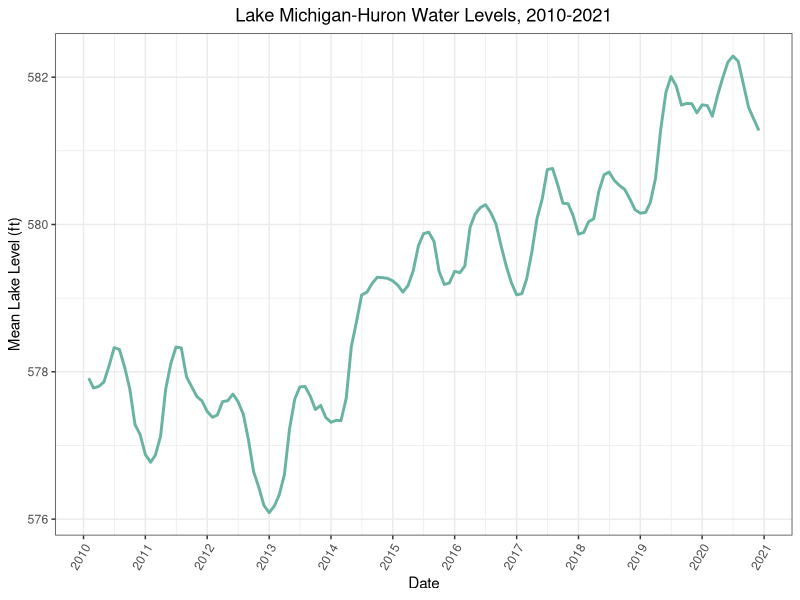
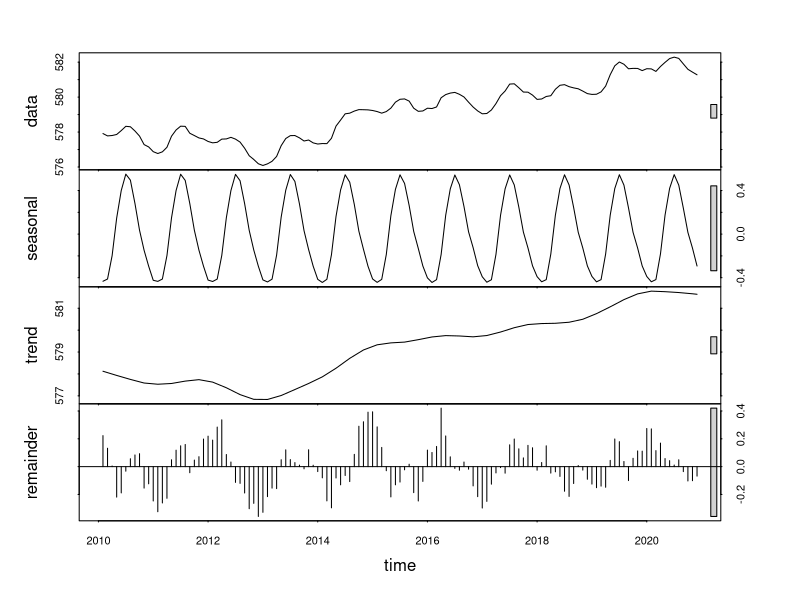
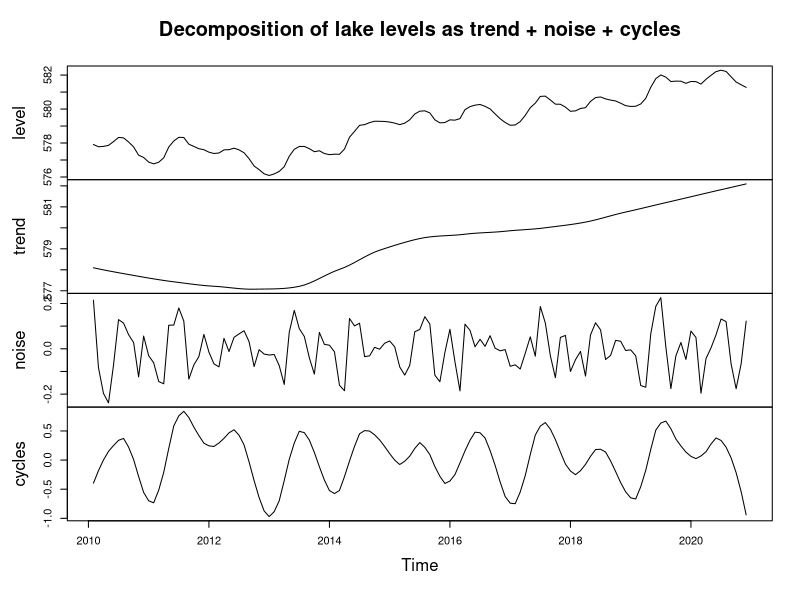
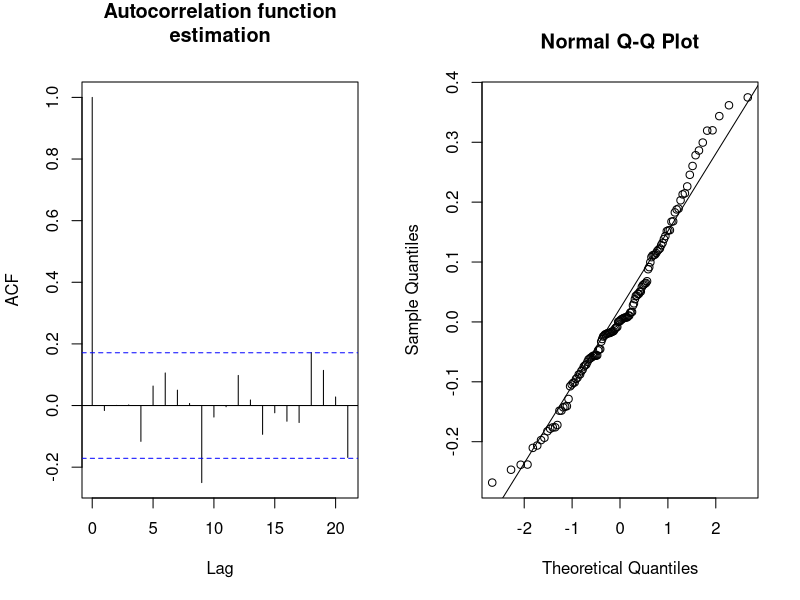
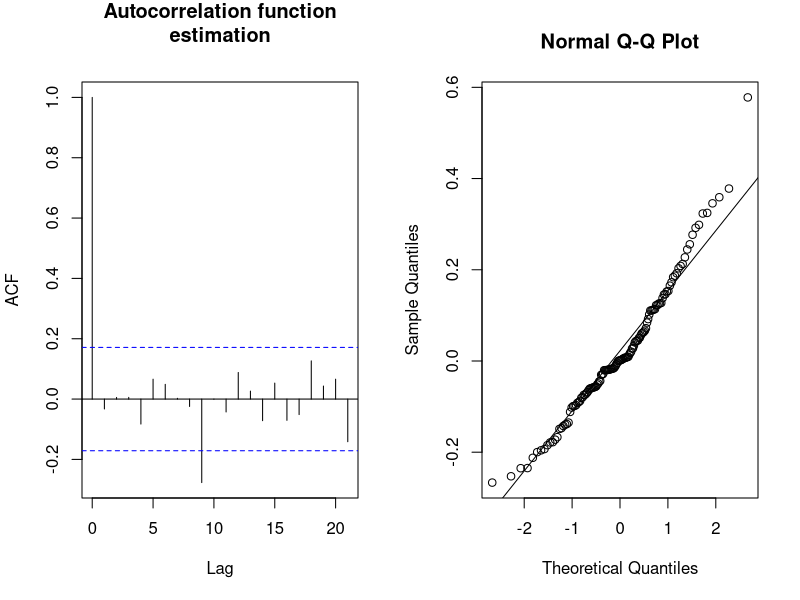
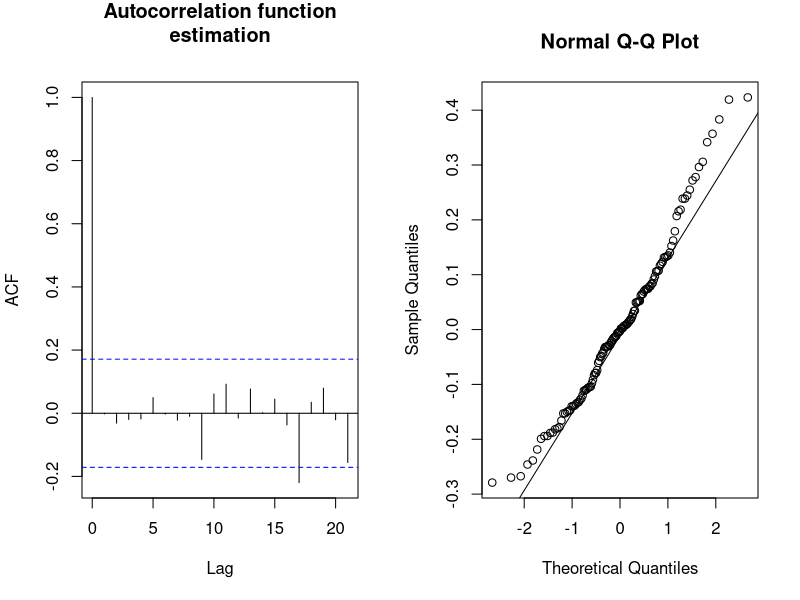
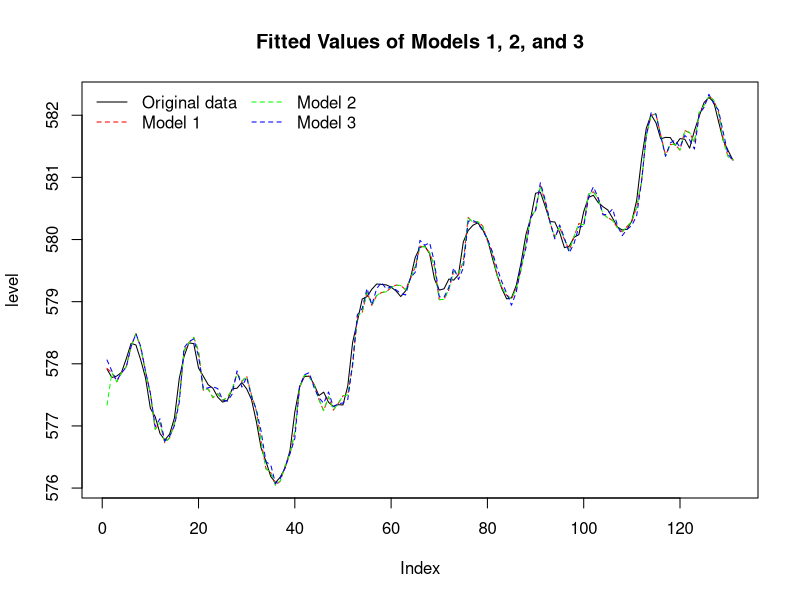

Write R code to recreate these figures, in order.
## ---- chunk 1
knitr::opts_chunk$set(
	echo = TRUE,
	warning = FALSE,
	message = FALSE,
	include = TRUE,
	comment='',
	fig.align = "center"
)
## ---- chunk 2
opar = par()
library(tidyverse)

generate_aic_table=function(data, P, Q, D=0, ...){
	table=matrix(NA, (P+1), (Q+1))
	for(p in 0:P) {
		for(q in 0:Q) {
		  model_aic = try(
		    arima(data, order = c(p, D, q), method="ML", ...)$aic, 
		    silent = TRUE
		  )
		  table[p + 1,q + 1] = ifelse(
		    inherits(model_aic, "try-error"), NA, model_aic
		  )
		}
	}
	dimnames(table) = list(paste("AR", 0:P, sep=""), paste("MA", 0:Q, sep=""))
  table
}

format_aic_tables = function(table, ...) {
  min_idx = which(table == min(table, na.rm = TRUE), arr.ind = TRUE)
  table %>% 
    knitr::kable(
      format = "html", digits = 2, escape = TRUE, ...
    ) %>%
    kableExtra::row_spec(row = 0, align = 'c') %>%
    kableExtra::column_spec(column = 1, bold = TRUE) %>%
    kableExtra::kable_styling("striped", full_width = FALSE) %>%
    kableExtra::add_footnote(sprintf(
      "Model with the lowest AIC: %s %s, AIC = %4.2f\n",
      rownames(table)[min_idx[1, 1]], colnames(table)[min_idx[1, 2]],
      min(table, na.rm = TRUE)
    ))
}

generate_acf_qqplot = function(model) {
  par(mfrow = c(1, 2))
  acf(model$resid, na.action = na.pass, 
      main = "Autocorrelation function\nestimation")
  qqnorm(as.numeric(model$resid))
  qqline(as.numeric(model$resid))
  par(opar)
}
## ---- chunk 3
## reading in and formatting data
data = read.csv('michigan_huron_level.csv', colClasses = list(Date = "Date")) %>%
  rename_with(~ str_extract(.x, "([[:alpha:]]+)")) # get rid of `.` in colnames
level = data$MSL
## ---- chunk 4
data %>%
  ggplot(aes(Date, MSL)) + 
      theme_bw() +
      geom_line(color="#69b3a2", size=1) +
      # scale_color_brewer(palette = "Set3") +
      ggtitle('Lake Michigan-Huron Water Levels, 2010-2021') +
      ylab("Mean Lake Level (ft)") +
      scale_x_date(breaks='1 year', date_labels='%Y')+
      theme(axis.text.x=element_text(angle=60, hjust=1), plot.title=
            element_text(hjust=0.5)) 
## ---- chunk 5
stl(ts(level, start = c(2010, 2), frequency=12), s.window = 12) %>% plot
## ---- chunk 6
# transform Date to numeric type
date_num = seq(from = 2010 + 1/12, length = nrow(data), by = 1/12)

trend = ts(loess(level ~ date_num, span = 0.5)$fitted, 
           start = c(2010, 2), frequency = 12)
noise = ts(level - loess(level ~ date_num, span = 0.1)$fitted, 
           start = c(2010, 2), frequency = 12)
cycles = level - trend - noise
plot(ts.union(level, trend, noise, cycles),
     main = "Decomposition of lake levels as trend + noise + cycles")
## ---- chunk 7
attach(data)

generate_aic_table(MSL, P=5, Q=5, D=0) %>% 
  format_aic_tables(caption = "AIC of $\\mathrm{ARMA}(p, q)$ models, $0 \\leq p, q \\leq 5$")
## ---- chunk 8
# Model 1: ARMA
m1 = arima(level, c(5, 0, 4), method='ML')
generate_acf_qqplot(m1)
params = coef(m1)
roots = list(
  ar = polyroot(c(1, -params[grep("^ar", names(params))])),
  ma = polyroot(c(1, params[grep("^ma", names(params))]))
)
lapply(roots, abs)
## ---- chunk 9
generate_aic_table(MSL, P=5, Q=5, D=1) %>%
  format_aic_tables(caption = "AIC of $\\mathrm{ARIMA}(p, 1, q)$ models, $0 \\leq p, q \\leq 5$")
## ---- chunk 10
# Model 2: ARIMA
m2 = arima(MSL, c(3, 1, 3), method='ML')
generate_acf_qqplot(m2)
params = coef(m2)
roots = list(
  ar = polyroot(c(1, -params[grep("^ar", names(params))])),
  ma = polyroot(c(1, params[grep("^ma", names(params))]))
)
lapply(roots, abs)
## ---- chunk 11
generate_aic_table(
  level, P=5, Q=5, D=0,
  seasonal = list(order = c(1, 0, 0), period = 12)
) %>%
  format_aic_tables(caption = "AIC of $\\mathrm{SARMA}(p, q) \\times (1, 0)_{12}$ models, $0 \\leq p, q \\leq 5$")
## ---- chunk 12
# Model 3: SARMA
m3 = arima(level, c(5, 0, 0), method='ML', 
           seasonal = list(order = c(1, 0, 0), period = 12))
generate_acf_qqplot(m3)
## ---- chunk 13
# generate_aic_table(level, P=5, Q=5, D=0, xreg=???) %>% 
#   format_aic_tables(caption = "AIC of Regression with $\\mathrm{ARMA}(p, q)$ errors, $0 \\leq p, q \\leq 5$")
## ---- chunk 14
## Model 4: Regression with ARMA errors
# m4 = arima(level, c(5, 0, 5), method='ML', xreg=???)
# generate_acf_qqplot(m4)
detach(data)
## ---- chunk 15
## plotting out fitted values
plot(level, type = "l")
lines(level - m1$resid, lty = 2, col = "red")
lines(level - m2$resid, lty = 2, col = "green")
lines(level - m3$resid, lty = 2, col = "blue")
title(main='Fitted Values of Models 1, 2, and 3')
legend(
  "topleft",
  legend = c("Original data", "Model 1", "Model 2", "Model 3"), 
  col = c("black", "red", "green", "blue"), 
  lty = c(1, 2, 2, 2),
  bty = "n", horiz = FALSE, ncol = 2, cex = 1
)
